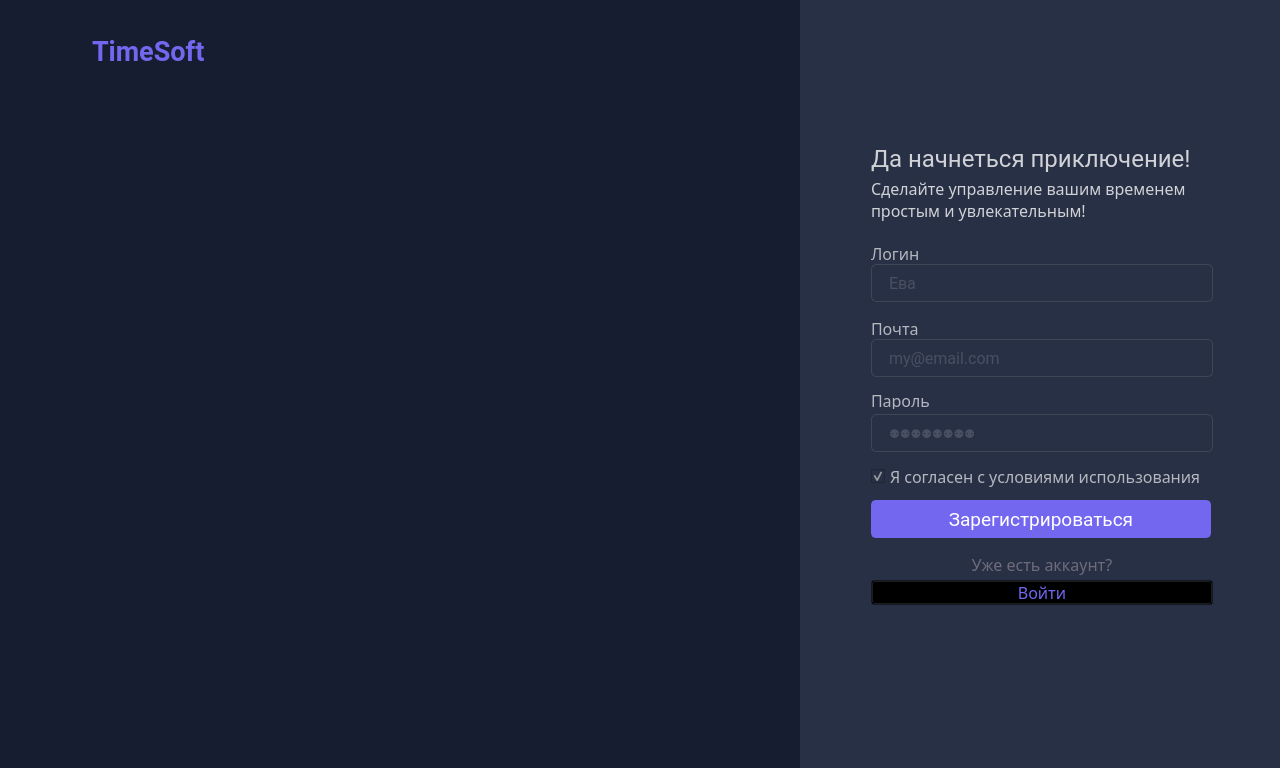
<?xml version="1.0" encoding="UTF-8"?>
<ui version="4.0">
 <class>register_main_window</class>
 <widget class="QDialog" name="register_main_window">
  <property name="geometry">
   <rect>
    <x>0</x>
    <y>0</y>
    <width>1280</width>
    <height>768</height>
   </rect>
  </property>
  <property name="windowTitle">
   <string>TimeSoft register</string>
  </property>
  <property name="styleSheet">
   <string notr="true">background-color: rgb(22, 29, 49);</string>
  </property>
  <widget class="QLabel" name="register_imglbl_img">
   <property name="geometry">
    <rect>
     <x>70</x>
     <y>170</y>
     <width>620</width>
     <height>453</height>
    </rect>
   </property>
   <property name="text">
    <string/>
   </property>
   <property name="pixmap">
    <pixmap>img/register-dark 1.svg</pixmap>
   </property>
   <property name="scaledContents">
    <bool>true</bool>
   </property>
  </widget>
  <widget class="QWidget" name="register_widget" native="true">
   <property name="geometry">
    <rect>
     <x>800</x>
     <y>0</y>
     <width>484</width>
     <height>1080</height>
    </rect>
   </property>
   <property name="font">
    <font>
     <family>MS Serif</family>
    </font>
   </property>
   <property name="styleSheet">
    <string notr="true">background-color: rgb(40, 48, 70);</string>
   </property>
   <widget class="QPushButton" name="register_btn_login">
    <property name="geometry">
     <rect>
      <x>71</x>
      <y>500</y>
      <width>340</width>
      <height>38</height>
     </rect>
    </property>
    <property name="font">
     <font>
      <family>Roboto</family>
      <pointsize>14</pointsize>
      <weight>50</weight>
      <italic>false</italic>
      <bold>false</bold>
     </font>
    </property>
    <property name="styleSheet">
     <string notr="true">QPushButton {
background-color: #7367F0;
border-radius: 5px;
border: 2px solid #7367F0;
color: rgb(255, 255, 255);
}
QPushButton:hover {
  background-color: rgb(40, 48, 70); 
  color: rgb(255, 255, 255);
  border: 2px solid rgb(95, 85, 200);
}</string>
    </property>
    <property name="text">
     <string>Зарегистрироваться</string>
    </property>
    <property name="checkable">
     <bool>false</bool>
    </property>
    <property name="checked">
     <bool>false</bool>
    </property>
   </widget>
   <widget class="QLabel" name="register_txtlbl_title">
    <property name="geometry">
     <rect>
      <x>71</x>
      <y>143</y>
      <width>350</width>
      <height>30</height>
     </rect>
    </property>
    <property name="font">
     <font>
      <family>Roboto</family>
      <pointsize>18</pointsize>
      <weight>50</weight>
      <italic>false</italic>
      <bold>false</bold>
     </font>
    </property>
    <property name="styleSheet">
     <string notr="true">color: rgb(208, 210, 214); </string>
    </property>
    <property name="text">
     <string>Да начнеться приключение!</string>
    </property>
   </widget>
   <widget class="QLabel" name="register_txtlbl_reg">
    <property name="geometry">
     <rect>
      <x>71</x>
      <y>552</y>
      <width>342</width>
      <height>25</height>
     </rect>
    </property>
    <property name="font">
     <font>
      <family>Roboto-Light</family>
      <pointsize>12</pointsize>
     </font>
    </property>
    <property name="focusPolicy">
     <enum>Qt::StrongFocus</enum>
    </property>
    <property name="styleSheet">
     <string notr="true">color: rgb(110, 107, 123);</string>
    </property>
    <property name="text">
     <string>Уже есть аккаунт?</string>
    </property>
    <property name="alignment">
     <set>Qt::AlignCenter</set>
    </property>
   </widget>
   <widget class="QLabel" name="register_txtlbl_pragrah_log">
    <property name="geometry">
     <rect>
      <x>71</x>
      <y>173</y>
      <width>342</width>
      <height>52</height>
     </rect>
    </property>
    <property name="font">
     <font>
      <family>Roboto-Light</family>
      <pointsize>12</pointsize>
     </font>
    </property>
    <property name="styleSheet">
     <string notr="true">color: rgb(208, 210, 214); 
</string>
    </property>
    <property name="text">
     <string>Сделайте управление вашим временем простым и увлекательным!</string>
    </property>
    <property name="textFormat">
     <enum>Qt::AutoText</enum>
    </property>
    <property name="wordWrap">
     <bool>true</bool>
    </property>
   </widget>
   <widget class="QLabel" name="register_txtlbl_password">
    <property name="geometry">
     <rect>
      <x>71</x>
      <y>391</y>
      <width>342</width>
      <height>18</height>
     </rect>
    </property>
    <property name="font">
     <font>
      <family>Roboto-Light</family>
      <pointsize>12</pointsize>
     </font>
    </property>
    <property name="styleSheet">
     <string notr="true">color: rgb(180, 183, 189);</string>
    </property>
    <property name="text">
     <string>Пароль</string>
    </property>
   </widget>
   <widget class="QLabel" name="register_txtlbl_email">
    <property name="geometry">
     <rect>
      <x>71</x>
      <y>319</y>
      <width>342</width>
      <height>18</height>
     </rect>
    </property>
    <property name="font">
     <font>
      <family>Roboto-Light</family>
      <pointsize>12</pointsize>
     </font>
    </property>
    <property name="styleSheet">
     <string notr="true">color: rgb(180, 183, 189);</string>
    </property>
    <property name="text">
     <string>Почта</string>
    </property>
   </widget>
   <widget class="QPushButton" name="register_btn_create">
    <property name="geometry">
     <rect>
      <x>71</x>
      <y>580</y>
      <width>342</width>
      <height>25</height>
     </rect>
    </property>
    <property name="font">
     <font>
      <family>Roboto-Light</family>
      <pointsize>12</pointsize>
     </font>
    </property>
    <property name="styleSheet">
     <string notr="true">QPushButton {
    color: rgb(115, 103, 240);
    background-color: rgba(0,0,0,0);
}

QPushButton:hover {
	color: rgb(180, 183, 189);
}</string>
    </property>
    <property name="text">
     <string>Войти</string>
    </property>
   </widget>
   <widget class="QLineEdit" name="register_lineEdit_password">
    <property name="geometry">
     <rect>
      <x>71</x>
      <y>414</y>
      <width>342</width>
      <height>38</height>
     </rect>
    </property>
    <property name="styleSheet">
     <string notr="true">QLineEdit { 
background: #283046;
font: 14pt &quot;Roboto&quot;;
color: rgb(103, 109, 125);
border: 1px solid #404656;
border-radius: 5px;
padding-left: 15px;
}

QLineEdit:hover {
border: 1px solid rgb(95, 85, 200);
}</string>
    </property>
    <property name="echoMode">
     <enum>QLineEdit::Password</enum>
    </property>
    <property name="placeholderText">
     <string>⚉⚉⚉⚉⚉⚉⚉⚉</string>
    </property>
   </widget>
   <widget class="QLineEdit" name="register_lineEdit_email">
    <property name="geometry">
     <rect>
      <x>71</x>
      <y>339</y>
      <width>342</width>
      <height>38</height>
     </rect>
    </property>
    <property name="font">
     <font>
      <family>Roboto</family>
      <pointsize>12</pointsize>
      <weight>50</weight>
      <italic>false</italic>
      <bold>false</bold>
     </font>
    </property>
    <property name="layoutDirection">
     <enum>Qt::LeftToRight</enum>
    </property>
    <property name="styleSheet">
     <string notr="true">QLineEdit { 
background: #283046;
font: 12pt &quot;Roboto&quot;;
color: rgb(103, 109, 125);
border: 1px solid #404656;
border-radius: 5px;
padding-left: 15px;
}

QLineEdit:hover {
border: 1px solid rgb(95, 85, 200);
}</string>
    </property>
    <property name="alignment">
     <set>Qt::AlignLeading|Qt::AlignLeft|Qt::AlignVCenter</set>
    </property>
    <property name="placeholderText">
     <string>my@email.com</string>
    </property>
   </widget>
   <widget class="QLineEdit" name="register_lineEdit_name">
    <property name="geometry">
     <rect>
      <x>71</x>
      <y>264</y>
      <width>342</width>
      <height>38</height>
     </rect>
    </property>
    <property name="font">
     <font>
      <family>Roboto</family>
      <pointsize>12</pointsize>
      <weight>50</weight>
      <italic>false</italic>
      <bold>false</bold>
     </font>
    </property>
    <property name="layoutDirection">
     <enum>Qt::LeftToRight</enum>
    </property>
    <property name="styleSheet">
     <string notr="true">QLineEdit { 
background: #283046;
font: 12pt &quot;Roboto&quot;;
color: rgb(103, 109, 125);
border: 1px solid #404656;
border-radius: 5px;
padding-left: 15px;
}

QLineEdit:hover {
border: 1px solid rgb(95, 85, 200);
}</string>
    </property>
    <property name="alignment">
     <set>Qt::AlignLeading|Qt::AlignLeft|Qt::AlignVCenter</set>
    </property>
    <property name="placeholderText">
     <string>Ева</string>
    </property>
   </widget>
   <widget class="QLabel" name="register_txtlbl_name">
    <property name="geometry">
     <rect>
      <x>71</x>
      <y>244</y>
      <width>342</width>
      <height>18</height>
     </rect>
    </property>
    <property name="font">
     <font>
      <family>Roboto-Light</family>
      <pointsize>12</pointsize>
     </font>
    </property>
    <property name="styleSheet">
     <string notr="true">color: rgb(180, 183, 189);</string>
    </property>
    <property name="text">
     <string>Логин</string>
    </property>
   </widget>
   <widget class="QCheckBox" name="register_checkbox_agree">
    <property name="geometry">
     <rect>
      <x>71</x>
      <y>466</y>
      <width>342</width>
      <height>21</height>
     </rect>
    </property>
    <property name="font">
     <font>
      <family>Roboto-Light</family>
      <pointsize>12</pointsize>
     </font>
    </property>
    <property name="styleSheet">
     <string notr="true">color: #B4B7BD;</string>
    </property>
    <property name="text">
     <string>Я согласен с условиями использования</string>
    </property>
    <property name="checked">
     <bool>true</bool>
    </property>
   </widget>
   <widget class="QPushButton" name="register_btn_theme">
    <property name="geometry">
     <rect>
      <x>380</x>
      <y>30</y>
      <width>34</width>
      <height>34</height>
     </rect>
    </property>
    <property name="text">
     <string/>
    </property>
    <property name="icon">
     <iconset>
      <normaloff>img/icons/white_and_dark.svg</normaloff>img/icons/white_and_dark.svg</iconset>
    </property>
    <property name="iconSize">
     <size>
      <width>34</width>
      <height>34</height>
     </size>
    </property>
    <property name="flat">
     <bool>true</bool>
    </property>
   </widget>
  </widget>
  <widget class="QLabel" name="register_txtlbl_logo">
   <property name="geometry">
    <rect>
     <x>92</x>
     <y>37</y>
     <width>120</width>
     <height>29</height>
    </rect>
   </property>
   <property name="font">
    <font>
     <family>Roboto</family>
     <pointsize>20</pointsize>
     <weight>75</weight>
     <bold>true</bold>
    </font>
   </property>
   <property name="styleSheet">
    <string notr="true">color: #7367F0;</string>
   </property>
   <property name="text">
    <string>TimeSoft</string>
   </property>
  </widget>
  <widget class="QLabel" name="register_imglbl_logo">
   <property name="geometry">
    <rect>
     <x>44</x>
     <y>39</y>
     <width>36</width>
     <height>25</height>
    </rect>
   </property>
   <property name="text">
    <string/>
   </property>
   <property name="pixmap">
    <pixmap>img/main/Logo.svg</pixmap>
   </property>
   <property name="scaledContents">
    <bool>true</bool>
   </property>
  </widget>
 </widget>
 <resources/>
 <connections/>
</ui>
